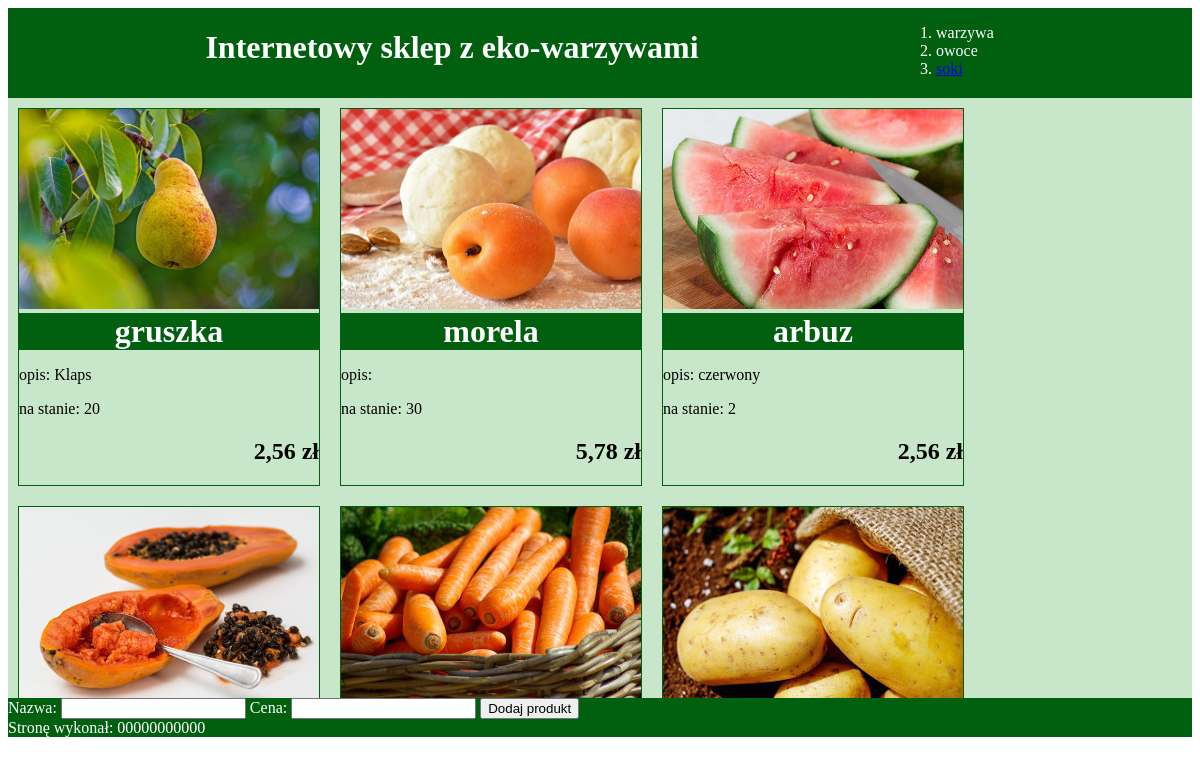
/pai/grade2/php/zad-2023-03-09/sklep.php, run on the app's committed database.
### tables this page shows
CREATE TABLE `produkty` (
  `id` int(10) UNSIGNED NOT NULL,
  `Rodzaje_id` int(10) UNSIGNED NOT NULL,
  `Producenci_id` int(10) UNSIGNED NOT NULL,
  `nazwa` varchar(100) DEFAULT NULL,
  `ilosc` double DEFAULT NULL,
  `opis` text,
  `cena` double DEFAULT NULL,
  `zdjecie` varchar(100) DEFAULT NULL
);

### pai/grade2/php/zad-2023-03-09/sklep.php (the view, shortened to what this page needs)
<?php
    $conn = mysqli_connect("localhost", "root", "", "baza_2tamz2");
?><!DOCTYPE html>
<html lang="pl">
<head>
    <link href="styl2.css" rel="stylesheet">
</head>
<body>
    <header>
        <h1>Internetowy sklep z eko-warzywami</h1>
    </header>
    <nav>
        <ol>
            <li>warzywa</li>
            <li>owoce</li>
            <li><a href="https://terapiasokami.pl/" target="_blank">soki</a></li>
        </ol>
    </nav>
    <main>
        <?php
        if ($conn) {
            $sql = 'SELECT nazwa, ilosc, opis, cena, zdjecie FROM produkty WHERE Rodzaje_id IN (1, 2);';
            $wynik = mysqli_query($conn, $sql);
            while ($wiersz = mysqli_fetch_assoc($wynik)) {
                $cena = str_replace('.', ',', (string) $wiersz['cena']);
                echo <<<HTML
                <div>
                    <img src="materiały/{$wiersz['zdjecie']}" alt="Warzywniak">
                    <h5>{$wiersz['nazwa']}</h5>
                    <p>opis: {$wiersz['opis']}</p>
                    <p>na stanie: {$wiersz['ilosc']}</p>
                    <h2>{$cena} zł</h2>
                </div>
                HTML;
            }
        } else {
            echo "<strong>Nie można się połączyć z serwerem bazy danych!</strong>";
        }
        ?>
    </main>
    <footer>
        <form method="post">
            <label>Nazwa: <input type="text" name="nazwa"></label><label> Cena: <input type="text" name="cena"></label>
            <input type="submit" value="Dodaj produkt" name="ok">
        </form>
        Stronę wykonał: 00000000000
    </footer>
</body>
</html><?php

### pai/grade2/php/zad-2023-03-09/styl2.css (style rules this page uses)
html { font-family: 'Garamond'; }
header { background-color: #00600F; color: white; text-align: center; width: 75%; height: 90px; float: left; }
nav { background-color: #00600F; color: white; width: 25%; height: 90px; float: left; }
main { background-color: #c8e6c9; height: 600px; overflow-y: scroll; clear: left; }
footer { background-color: #00600F; color: white; }
h5 { background-color: #00600F; color: white; font-size: 200%; text-align: center; margin: 0px; }
h2 { text-align: right; }
main div { margin: 10px; border: 1px solid #00600F; width: 300px; float: left; }

### data on the page
produkty: zdjecie (picture), nazwa "gruszka", opis "Klaps", ilosc "20", cena "2,56"
produkty: zdjecie (picture), nazwa "morela", ilosc "30", cena "5,78"
produkty: zdjecie (picture), nazwa "arbuz", opis "czerwony", ilosc "2", cena "2,56"
produkty: zdjecie (picture)
produkty: zdjecie (picture)
produkty: zdjecie (picture)
